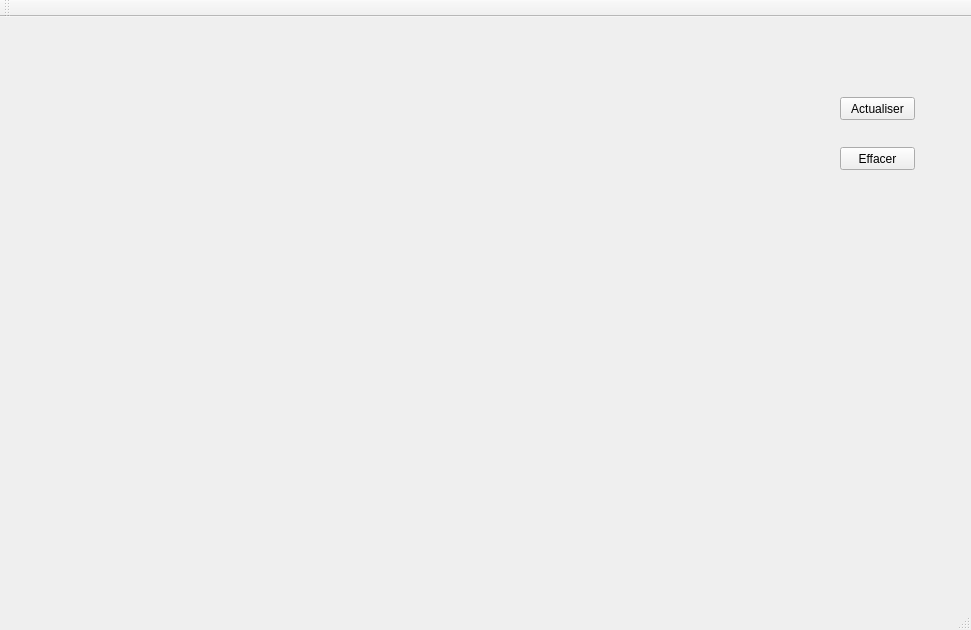
<?xml version="1.0" encoding="UTF-8"?>
<ui version="4.0">
 <class>MainWindow</class>
 <widget class="QMainWindow" name="MainWindow">
  <property name="geometry">
   <rect>
    <x>0</x>
    <y>0</y>
    <width>971</width>
    <height>630</height>
   </rect>
  </property>
  <property name="windowTitle">
   <string>MainWindow</string>
  </property>
  <widget class="QWidget" name="centralWidget">
   <widget class="QCustomPlot" name="widget" native="true">
    <property name="geometry">
     <rect>
      <x>30</x>
      <y>40</y>
      <width>781</width>
      <height>501</height>
     </rect>
    </property>
   </widget>
   <widget class="QPushButton" name="refreshBt">
    <property name="geometry">
     <rect>
      <x>840</x>
      <y>80</y>
      <width>75</width>
      <height>23</height>
     </rect>
    </property>
    <property name="text">
     <string>Actualiser</string>
    </property>
   </widget>
   <widget class="QPushButton" name="eraseBt">
    <property name="geometry">
     <rect>
      <x>840</x>
      <y>130</y>
      <width>75</width>
      <height>23</height>
     </rect>
    </property>
    <property name="text">
     <string>Effacer</string>
    </property>
   </widget>
  </widget>
  <widget class="QMenuBar" name="menuBar">
   <property name="geometry">
    <rect>
     <x>0</x>
     <y>0</y>
     <width>971</width>
     <height>21</height>
    </rect>
   </property>
  </widget>
  <widget class="QToolBar" name="mainToolBar">
   <attribute name="toolBarArea">
    <enum>TopToolBarArea</enum>
   </attribute>
   <attribute name="toolBarBreak">
    <bool>false</bool>
   </attribute>
  </widget>
  <widget class="QStatusBar" name="statusBar"/>
 </widget>
 <layoutdefault spacing="6" margin="11"/>
 <customwidgets>
  <customwidget>
   <class>QCustomPlot</class>
   <extends>QWidget</extends>
   <header location="global">qcustomplot.h</header>
   <container>1</container>
  </customwidget>
 </customwidgets>
 <resources/>
 <connections/>
</ui>
